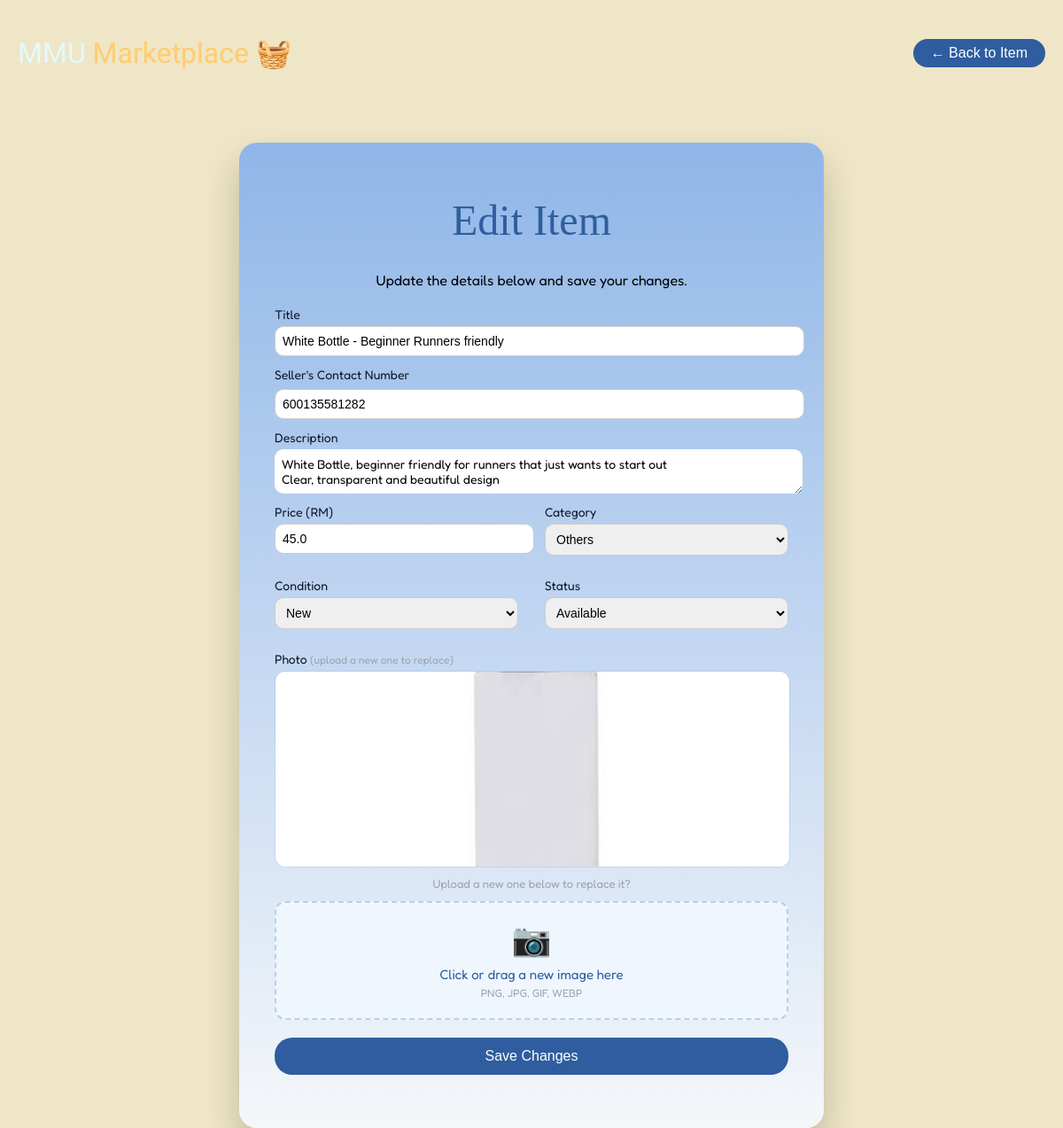
Before: /item/27/edit (signed in) with the older database file.
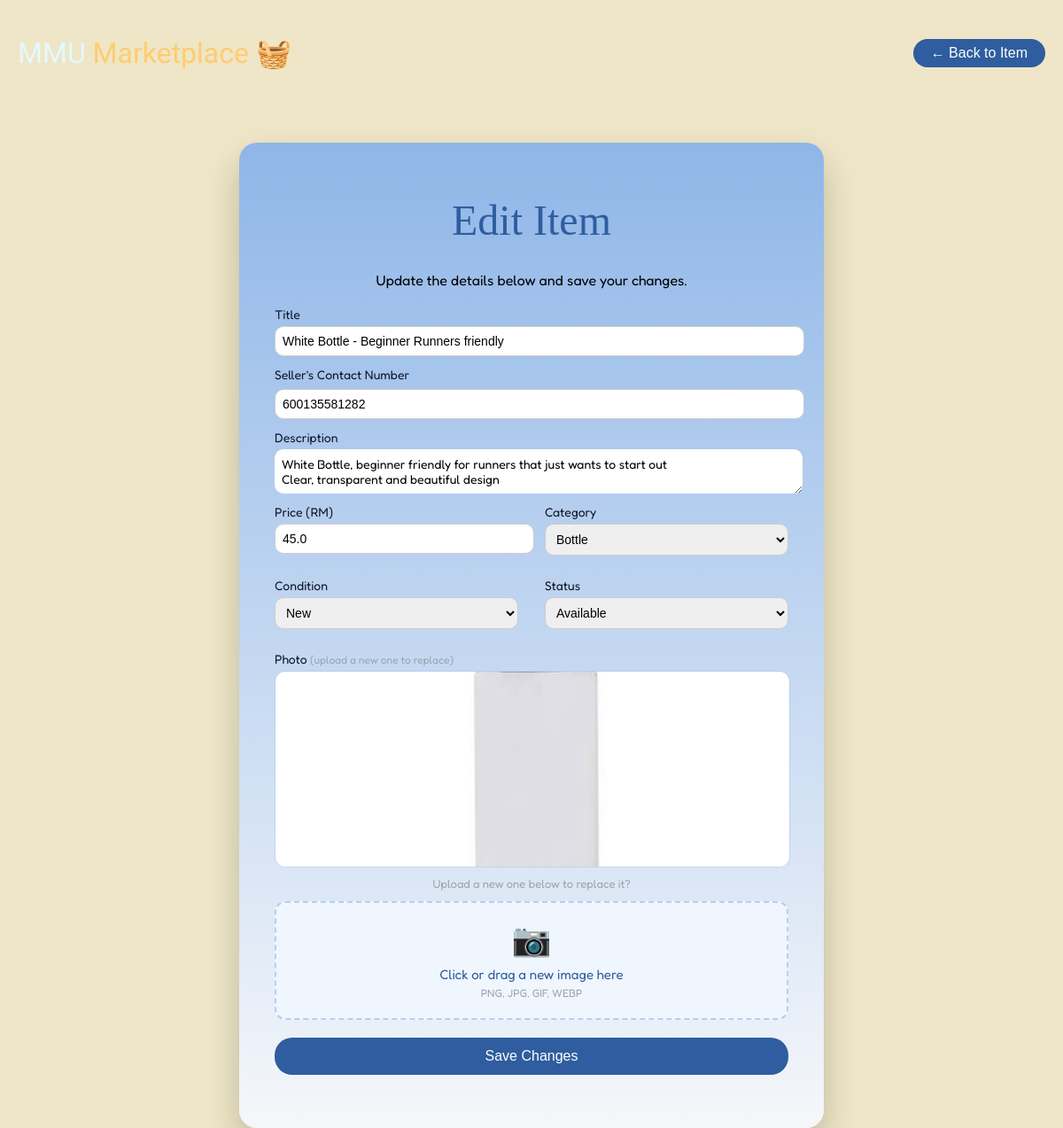
After: the same page with the newer database file.
### tables this page shows
CREATE TABLE item(
                   id INTEGER PRIMARY KEY AUTOINCREMENT,
                   title TEXT NOT NULL,
                   description TEXT NOT NULL,
                   category_id INTEGER NOT NULL,
                   status_id INTEGER NOT NULL,
                   condition_id INTEGER,
                   price REAL NOT NULL, image TEXT, seller_num TEXT, user_id INTEGER REFERENCES user(id),
                   FOREIGN KEY(category_id) REFERENCES category(id),
                   FOREIGN KEY(status_id) REFERENCES status(id),
                   FOREIGN KEY(condition_id) REFERENCES item_condition(id)
                   );

CREATE TABLE category(
                   id INTEGER PRIMARY KEY AUTOINCREMENT,
                   name TEXT NOT NULL UNIQUE
                   
                   );

CREATE TABLE item_condition(
                   id INTEGER PRIMARY KEY AUTOINCREMENT,
                   name TEXT NOT NULL UNIQUE

                   );

CREATE TABLE status(
                   id INTEGER PRIMARY KEY AUTOINCREMENT,
                   condition TEXT NOT NULL UNIQUE
                   
                   );

### app.py (the view, shortened to what this page needs)
@app.route("/item/<int:item_id>/edit", methods=['GET', 'POST'])
def edit_item(item_id):
    user_id = session.get('user_id')
    if not user_id:
        flash("Please log in.")
        return redirect(url_for('login'))
    connect = sqlite3.connect("database.db")
    cursor = connect.cursor()
    cursor.execute("SELECT user_id FROM item WHERE id = ?", (item_id,))
    owner = cursor.fetchone()
    if owner is None:
        connect.close()
        return "Item not found", 404
    if owner[0] != user_id and session.get('role') != 'admin':
        connect.close()
        flash("You can only edit your own listings.")
        return redirect(url_for('item_detail', item_id=item_id))
    cursor.execute("""
        SELECT id, title, description, price, category_id, status_id, condition_id, image, seller_num
        FROM item WHERE id = ?
    """, (item_id,))
    item = cursor.fetchone()
    if item is None:
        connect.close()
        return "Item not found", 404
    cursor.execute("SELECT * FROM category")
    categories_list = cursor.fetchall()
    cursor.execute("SELECT * FROM status")
    status_list = cursor.fetchall()
    cursor.execute("SELECT * FROM item_condition")
    conditions_list = cursor.fetchall()
    connect.close()
    return render_template("item_edit.html",
                           item=item,
                           categories=categories_list,
                           status=status_list,
                           conditions=conditions_list)

### templates/item_edit.html (shortened to what the changed rows need)
{% extends "base.html" %}
{% block content %}
<link rel="stylesheet" href="{{ url_for('static', filename='css/layout.css') }}">
<link rel="stylesheet" href="{{ url_for('static', filename='css/style.css') }}">
<body class="outside">
    <header>
        <h1 class="title">MMU <span class="highlight">Marketplace 🧺</span></h1>
    </header>
    <div class="insidepart1 sell_container">
        <h2 class="headerpart2">Edit Item</h2>
        <form method="POST" enctype="multipart/form-data" class="neat_edges">
            <div class="input-group">
                <label for="title">Title</label>
                <input type="text" id="title" name="title" value="{{ item[1] }}" required>
            </div>
            <div class="seller_num">
                <label for="seller_num">Seller's Contact Number</label>
                <input type="tel" id="seller_num" name="seller_num" value="{{ item[8] }}" readonly>
            </div>
            <div class="input-group" style="margin-top:12px;">
                <label for="description">Description</label>
                <textarea id="description" name="description" class="description_textarea">{{ item[2] }}</textarea>
            </div>
            <div class="input-row" style="margin-top:12px;">
                <div class="input-group">
                    <label for="price">Price (RM)</label>
                    <input type="number" id="price" name="price" value="{{ item[3] }}" min="0" step="0.01" required>
                </div>
                <div class="input-group">
                    <label for="category">Category</label>
                    <select id="category" name="category" required>
                        {% for id, name in categories %}
                        <option value="{{ id }}" {% if id==item[4] %}selected{% endif %}>{{ name }}</option>
                        {% endfor %}
                    </select>
                </div>
            </div>
            <div class="input-row" style="margin-top:12px;">
                <div class="input-group">
                    <label for="condition">Condition</label>
                    <select id="condition" name="condition" required>
                        {% for id, name in conditions %}
                        <option value="{{ id }}" {% if id==item[6] %}selected{% endif %}>{{ name }}</option>
                        {% endfor %}
                    </select>
                </div>
                <div class="input-group">
                    <label for="status">Status</label>
                    <select id="status" name="status" required>
                        {% for id, condition in status %}
                        <option value="{{ id }}" {% if id==item[5] %}selected{% endif %}>{{ condition }}</option>
                        {% endfor %}
                    </select>
                </div>
            </div>
            <div class="input-group" style="margin-top:12px;">
                {% if item[7] %}
                <div class="edit_current_image">
                    <img src="{{ url_for('static', filename='uploads/' + item[7]) }}" alt="Current photo"
                        class="edit_current_img">
                    <p class="edit_current_label">Upload a new one below to replace it?</p>
                </div>
                {% endif %}
            </div>
        </form>
    </div>
</body>
{% endblock %}

Changed rows visible on the page:
changed item "White Bottle - Beginner Runners friendly": category "Others" → "Bottle"
